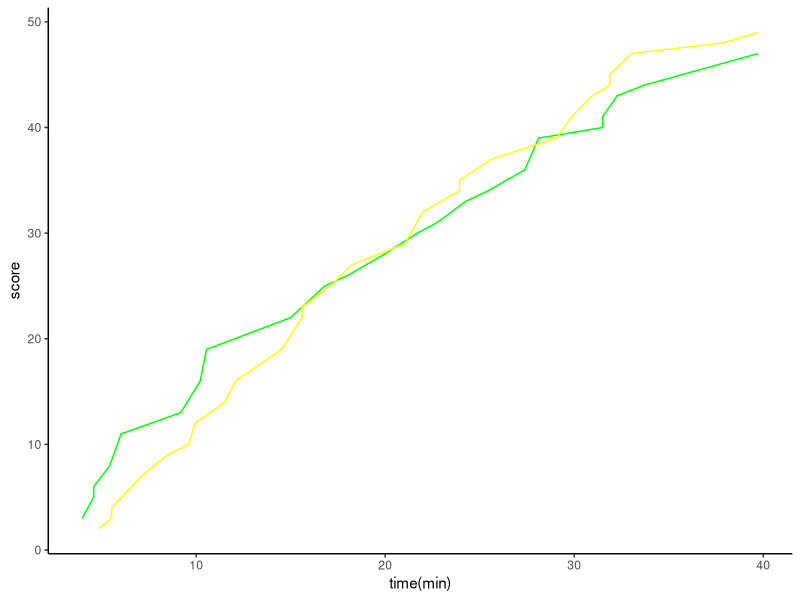

Here is the R script that generated this plot: (Note: this script raises an error after producing the figure.)
#Excercise 10

#Question 1: Using the score-by-score information to generate a graph

#Load graph plot library
library (ggplot2)
library (cowplot)

#Load the .txt file
setwd("~/Desktop/Biocomputing/Excercise 10")
score <- read.table("UWvMSU_1-22-13.txt", header=TRUE, stringsAsFactors = FALSE)
head(score)
dim(score)
UW <- score[score$team == "UW", ]
MSU <- score[score$team == "MSU", ]
UW$UW_sum <- NA
MSU$MSU_sum <- NA

UW[1,4] <- UW[1,3]
MSU[1,4] <- MSU[1,3]
for (i in 2:nrow(UW)) {
  UW[i,4] <- UW[i-1,4] + UW[i, 3]
  i <- i+1
  }
  
for (j in 2:nrow(MSU)) {
  MSU[j,4] <- MSU[j-1,4] + MSU[j,3]
  i <- i+1
}

#Plot the graph.
ggplot() + geom_line(data = UW, aes(x = time, y = UW_sum), color = 'green') +
  geom_line(data = MSU, aes (x = time, y = MSU_sum), color = 'yellow') +
  xlab("time(min)") +
  ylab("score") +
  theme_classic()



#Question 2: Write a game called “guess my number”.
Random <- sample(1:100, 1)

player_input <- function(){
  for (i in 1:11){
    #prompt user to input a number
    number <- readline(cat(sprintf("Guess")))
  
    #check for higher or lower
    if (number > random){
      print("lower")
      i <- i+1
    }else if (nummber < random){
      printer("Higher")
      i <- i+1
    }else{
      print("correct!")
      break
    }
    if (i == 11){
      print("Sorry game over!")
    break
      }
    }
}
player_input()
